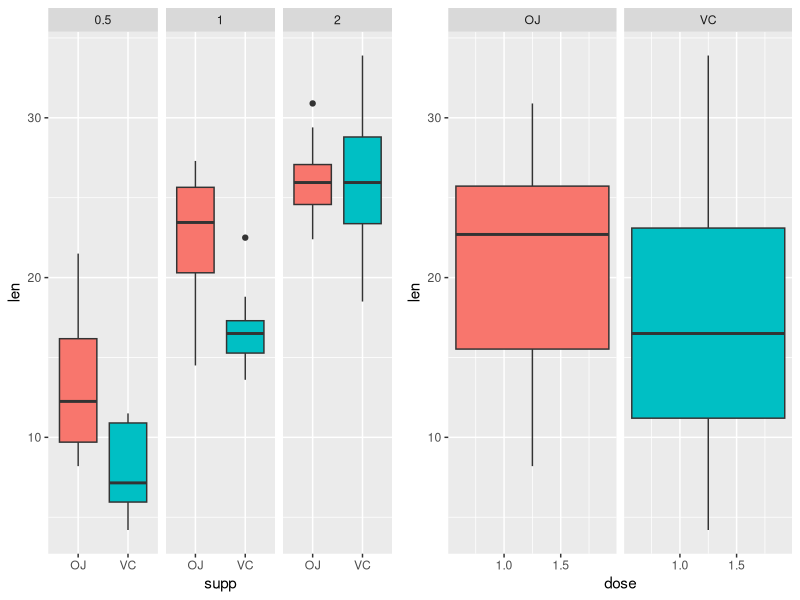

Source code (R):
## ---- chunk 1
knitr::opts_chunk$set(echo = TRUE, message = FALSE, fig.path='figure/')
## ---- chunk 2
require(datasets)
data(ToothGrowth)
str(ToothGrowth)
head(ToothGrowth, 3)
tail(ToothGrowth, 3)
## ---- chunk 3
summary(ToothGrowth)
table(ToothGrowth$dose, ToothGrowth$dose)
## ---- chunk 4
require(ggplot2)
require(gridExtra)

# plot ggplot categorized by supplement
suppplot <- ggplot(data = ToothGrowth, aes(x = dose, y = len)) +
    geom_boxplot(aes(fill = supp)) + 
    theme(legend.position="none") + 
    facet_grid(.~supp)

# plot ggplot categorized by dose
doseplot <- ggplot(data = ToothGrowth, aes(x = supp, y = len)) +
    geom_boxplot(aes(fill = supp)) + 
    theme(legend.position="none") + 
    facet_grid(.~dose) 

# align plot
grid.arrange(doseplot, suppplot, ncol = 2)
## ---- chunk 5
# data frame for both VC and OJ
groupVc <- ToothGrowth[ToothGrowth$supp=='VC',]
groupOJ <- ToothGrowth[ToothGrowth$supp=='OJ',]
## ---- chunk 6
# t.test for both group
difference <- groupVc$len - groupOJ$len
t1 <- t.test(groupVc$len, groupOJ$len, paired = TRUE)
## ---- chunk 7
# t.test for both group for dose == 0.5
difference <- groupVc[groupVc$dose == "0.5", ]$len - groupOJ[groupOJ$dose == "0.5", ]$len
t2 <- t.test(groupVc[groupVc$dose == "0.5", ]$len, groupOJ[groupOJ$dose == "0.5", ]$len, paired = TRUE)
## ---- chunk 8
# t.test for both group for dose == 1
difference <- groupVc[groupVc$dose == "1", ]$len - groupOJ[groupOJ$dose == "1", ]$len
t3 <- t.test(groupVc[groupVc$dose == "1", ]$len, groupOJ[groupOJ$dose == "1", ]$len, paired = TRUE)
## ---- chunk 9
# t.test for both group for dose == 2
difference <- groupVc[groupVc$dose == "2", ]$len - groupOJ[groupOJ$dose == "2", ]$len
t4 <- t.test(groupVc[groupVc$dose == "2", ]$len, groupOJ[groupOJ$dose == "2", ]$len, paired = TRUE)
